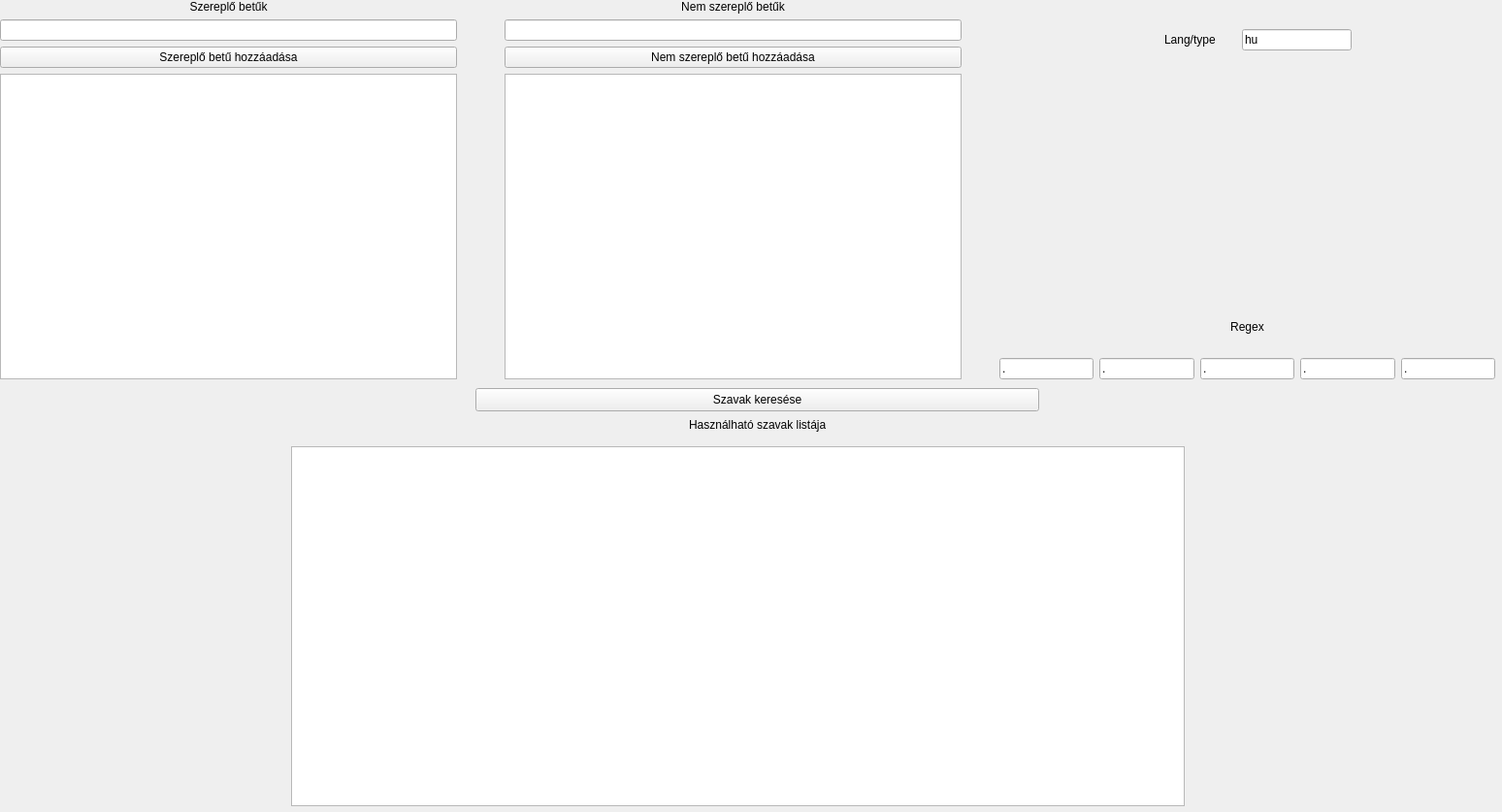
<?xml version="1.0" encoding="UTF-8"?>
<ui version="4.0">
 <class>MainWindow</class>
 <widget class="QMainWindow" name="MainWindow">
  <property name="geometry">
   <rect>
    <x>0</x>
    <y>0</y>
    <width>1548</width>
    <height>837</height>
   </rect>
  </property>
  <property name="windowTitle">
   <string>szozat-solver GUI</string>
  </property>
  <widget class="QWidget" name="centralwidget">
   <widget class="QWidget" name="verticalLayoutWidget">
    <property name="geometry">
     <rect>
      <x>0</x>
      <y>0</y>
      <width>471</width>
      <height>391</height>
     </rect>
    </property>
    <layout class="QVBoxLayout" name="verticalLayout">
     <item>
      <widget class="QLabel" name="label">
       <property name="text">
        <string>Szereplő betűk</string>
       </property>
       <property name="alignment">
        <set>Qt::AlignCenter</set>
       </property>
      </widget>
     </item>
     <item>
      <widget class="QLineEdit" name="txt_present">
       <property name="text">
        <string/>
       </property>
      </widget>
     </item>
     <item>
      <widget class="QPushButton" name="btn_present">
       <property name="text">
        <string>Szereplő betű hozzáadása</string>
       </property>
      </widget>
     </item>
     <item>
      <widget class="QListWidget" name="lst_present">
       <property name="enabled">
        <bool>true</bool>
       </property>
      </widget>
     </item>
    </layout>
   </widget>
   <widget class="QWidget" name="verticalLayoutWidget_2">
    <property name="geometry">
     <rect>
      <x>520</x>
      <y>0</y>
      <width>471</width>
      <height>391</height>
     </rect>
    </property>
    <layout class="QVBoxLayout" name="verticalLayout_2">
     <item>
      <widget class="QLabel" name="label_2">
       <property name="text">
        <string>Nem szereplő betűk</string>
       </property>
       <property name="alignment">
        <set>Qt::AlignCenter</set>
       </property>
      </widget>
     </item>
     <item>
      <widget class="QLineEdit" name="txt_not_present"/>
     </item>
     <item>
      <widget class="QPushButton" name="btn_not_present">
       <property name="text">
        <string>Nem szereplő betű hozzáadása</string>
       </property>
      </widget>
     </item>
     <item>
      <widget class="QListWidget" name="lst_not_present">
       <property name="enabled">
        <bool>true</bool>
       </property>
      </widget>
     </item>
    </layout>
   </widget>
   <widget class="QWidget" name="verticalLayoutWidget_3">
    <property name="geometry">
     <rect>
      <x>1030</x>
      <y>310</y>
      <width>511</width>
      <height>81</height>
     </rect>
    </property>
    <layout class="QVBoxLayout" name="verticalLayout_3">
     <item>
      <widget class="QLabel" name="label_3">
       <property name="text">
        <string>Regex</string>
       </property>
       <property name="alignment">
        <set>Qt::AlignCenter</set>
       </property>
      </widget>
     </item>
     <item>
      <layout class="QHBoxLayout" name="horizontalLayout">
       <item>
        <widget class="QLineEdit" name="txt_regex1">
         <property name="text">
          <string>.</string>
         </property>
        </widget>
       </item>
       <item>
        <widget class="QLineEdit" name="txt_regex2">
         <property name="text">
          <string>.</string>
         </property>
        </widget>
       </item>
       <item>
        <widget class="QLineEdit" name="txt_regex3">
         <property name="text">
          <string>.</string>
         </property>
        </widget>
       </item>
       <item>
        <widget class="QLineEdit" name="txt_regex4">
         <property name="text">
          <string>.</string>
         </property>
        </widget>
       </item>
       <item>
        <widget class="QLineEdit" name="txt_regex5">
         <property name="text">
          <string>.</string>
         </property>
        </widget>
       </item>
      </layout>
     </item>
    </layout>
   </widget>
   <widget class="QPushButton" name="btn_search">
    <property name="geometry">
     <rect>
      <x>490</x>
      <y>400</y>
      <width>581</width>
      <height>24</height>
     </rect>
    </property>
    <property name="text">
     <string>Szavak keresése</string>
    </property>
   </widget>
   <widget class="QListWidget" name="lst_usable_words">
    <property name="geometry">
     <rect>
      <x>300</x>
      <y>460</y>
      <width>921</width>
      <height>371</height>
     </rect>
    </property>
   </widget>
   <widget class="QLabel" name="label_4">
    <property name="geometry">
     <rect>
      <x>710</x>
      <y>430</y>
      <width>141</width>
      <height>16</height>
     </rect>
    </property>
    <property name="text">
     <string>Használható szavak listája</string>
    </property>
   </widget>
   <widget class="QLineEdit" name="txt_lang">
    <property name="geometry">
     <rect>
      <x>1280</x>
      <y>30</y>
      <width>113</width>
      <height>22</height>
     </rect>
    </property>
    <property name="text">
     <string>hu</string>
    </property>
   </widget>
   <widget class="QLabel" name="label_5">
    <property name="geometry">
     <rect>
      <x>1200</x>
      <y>30</y>
      <width>71</width>
      <height>21</height>
     </rect>
    </property>
    <property name="text">
     <string>Lang/type</string>
    </property>
   </widget>
  </widget>
 </widget>
 <resources/>
 <connections/>
</ui>
